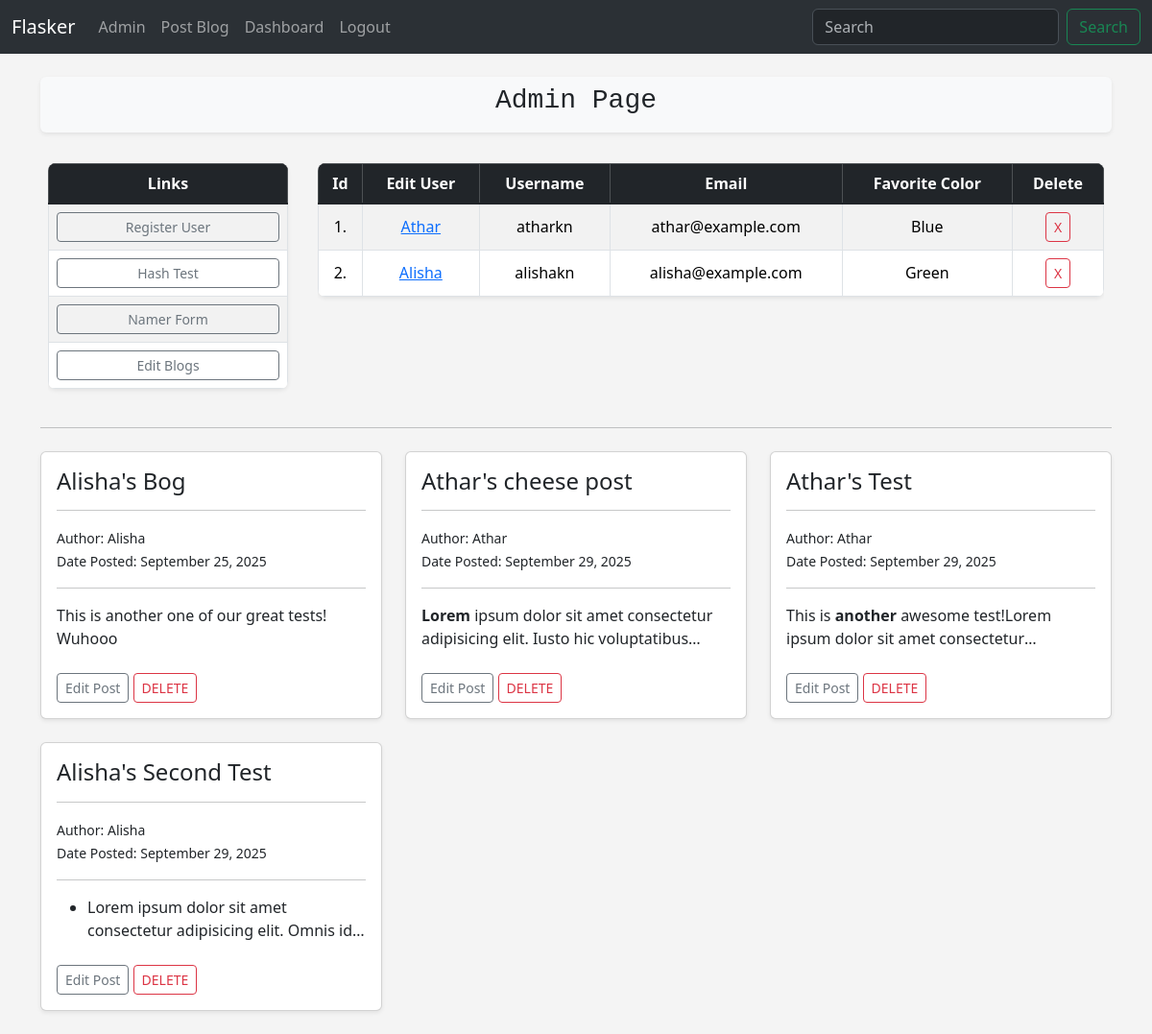
Page /admin (signed in) on the earlier database version.
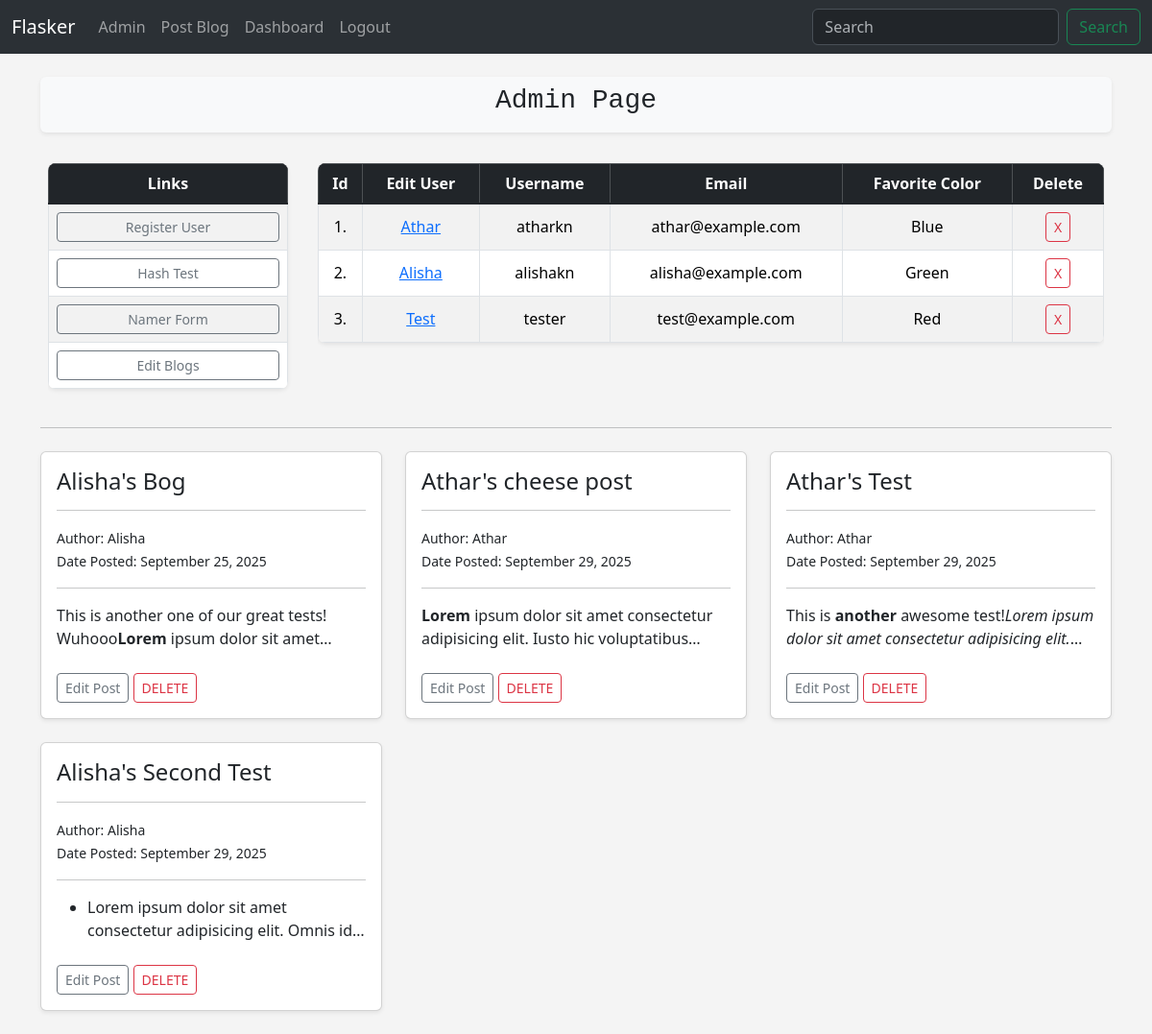
Same page on the later database version.
### app.py (models this page shows, shortened)
class Users(db.Model, UserMixin):
    id = db.Column(db.Integer, primary_key=True)
    username = db.Column(db.String(20), nullable=False, unique=True)
    name = db.Column(db.String(200), nullable=False)
    email = db.Column(db.String(120), nullable=False, unique=True)
    fav_color = db.Column(db.String(120))
    date_added = db.Column(db.DateTime, default=datetime.now)
    password_hash = db.Column(db.String(128), nullable=False)
    posts = db.relationship('Posts', backref='poster')
    about_author = db.Column(db.Text(500), nullable=True)
    profile_pic = db.Column(db.String(), nullable=True)
    """__table_args__ = (
        CheckConstraint("length(name) <= 200", name="check_name_length"),
    )
    """
    @property
    def password(self):
        raise AttributeError("Password is not a readable attribute!")

class Posts(db.Model):
    id = db.Column(db.Integer, primary_key=True)
    title = db.Column(db.String(255), nullable=False)
    slug = db.Column(db.String(255), nullable=False)
    content = db.Column(db.Text, nullable=False)
    date_posted = db.Column(db.DateTime, default=datetime.now)
    poster_id = db.Column(db.Integer, db.ForeignKey('users.id'))

### app.py (the view)
@app.route("/admin")
def admin():
    our_users = Users.query.order_by(Users.date_added)
    posts = Posts.query.order_by(Posts.date_posted)
    form = PostForm()
    if current_user.id == 1:
        return render_template("admin.html",
                               our_users=our_users,
                               posts=posts,
                               form=form)
    else:
        flash("You are not authorized to access this page...")
        return redirect(url_for("dashboard"))

### webforms.py
class PostForm(FlaskForm):
    title = StringField("Title", validators=[DataRequired()])
    slug = StringField("Slug", validators=[DataRequired()])
    content = CKEditorField("Content", validators=[DataRequired()])
    submit = SubmitField("Submit")

class SearchForm(FlaskForm):
    searched = StringField("Searched", validators=[DataRequired()])
    submit = SubmitField("Submit")

### app.py (called while the page is built)
@login_manager.user_loader
def load_user(user_id):
    return Users.query.get(int(user_id))

@app.context_processor
def base():
    form = SearchForm()
    return dict(form=form)

### templates/admin.html (shortened to what the changed rows need)
{% extends "index.html" %}
{% block body %}
<div class="row p-2">
    <div class="col-md-3">
        <div class="table-responsive">
            <table class="table table-striped table-hover table-bordered align-middle shadow-sm"
                style="max-width: 250px; border-radius: 8px; overflow: hidden;">
                <thead>
                    <tr class="table-dark text-center">
                        <th scope="col">Links</th>
                    </tr>
                </thead>
            </table>
        </div>
    </div>
    <div class="col-md-9">
        <div class="table-responsive">
            <table class="table table-striped table-hover table-bordered align-middle text-center shadow-sm"
                style="border-radius: 8px; overflow: hidden;">
                <thead>
                    <tr class="table-dark">
                        <th>Id</th>
                        <th>Edit User</th>
                        <th>Username</th>
                        <th>Email</th>
                        <th>Favorite Color</th>
                        <th>Delete</th>
                    </tr>
                </thead>
                <tbody class="table-group-divider">
                    {% for user in our_users %}
                    <tr>
                        <td>{{user.id}}.</td>
                        <td><a href="{{ url_for('update', id=user.id) }}">{{user.name}}</a></td>
                        <td>{{ user.username }}</td>
                        <td>{{user.email}}</td>
                        <td>{{user.fav_color}}</td>
                        <td>
                            <a href="{{ url_for('delete', id=user.id) }}" class="btn btn-outline-danger btn-sm">X</a>
                        </td>
                    </tr>
                    {% endfor %}
                </tbody>
            </table>
        </div>
    </div>
</div>
<div class="row mt-4">
    {% for post in posts %}
    <div class="col-md-4 mb-4">
        <div class="card h-100 shadow-sm">
            <div class="card-body ">
                <h4 class="card-title">{{ post.title }}</h4>
                <hr>
                <small>
                    Author: {{ post.poster.name }} <br>
                    Date Posted: {{ post.date_posted.strftime('%B %d, %Y') }} <br>
                </small>
                <hr>
                <div class="card-text truncate-multi-line">{{ post.content|safe }}</div>
                <br>
                <a href="{{ url_for('edit_posts', id=post.id) }}" class="btn btn-outline-secondary btn-sm">Edit Post</a>
                <form action="{{ url_for('delete_posts', id=post.id) }}" method="POST" style="display:inline;">
                    <button type="submit" class="btn btn-outline-danger btn-sm">DELETE</button>
                </form>
            </div>
        </div>
    </div>
    {% endfor %}
</div>
{% endblock %}

Differences in the rows shown:
added Users: id "3", name "Test", username "tester", email "test@example.com", fav_color "Red"
changed Posts "Alisha's Bog": content "This is another one of our great tests! Wuhooo" → "This is another one of our great tests! Wuhooo Lorem ipsum dolor sit…"
changed Posts "Athar's Test": content "This is another awesome test! Lorem ipsum dolor sit amet…" → "This is another awesome test! Lorem ipsum dolor sit amet consectetur adipisicing…"
